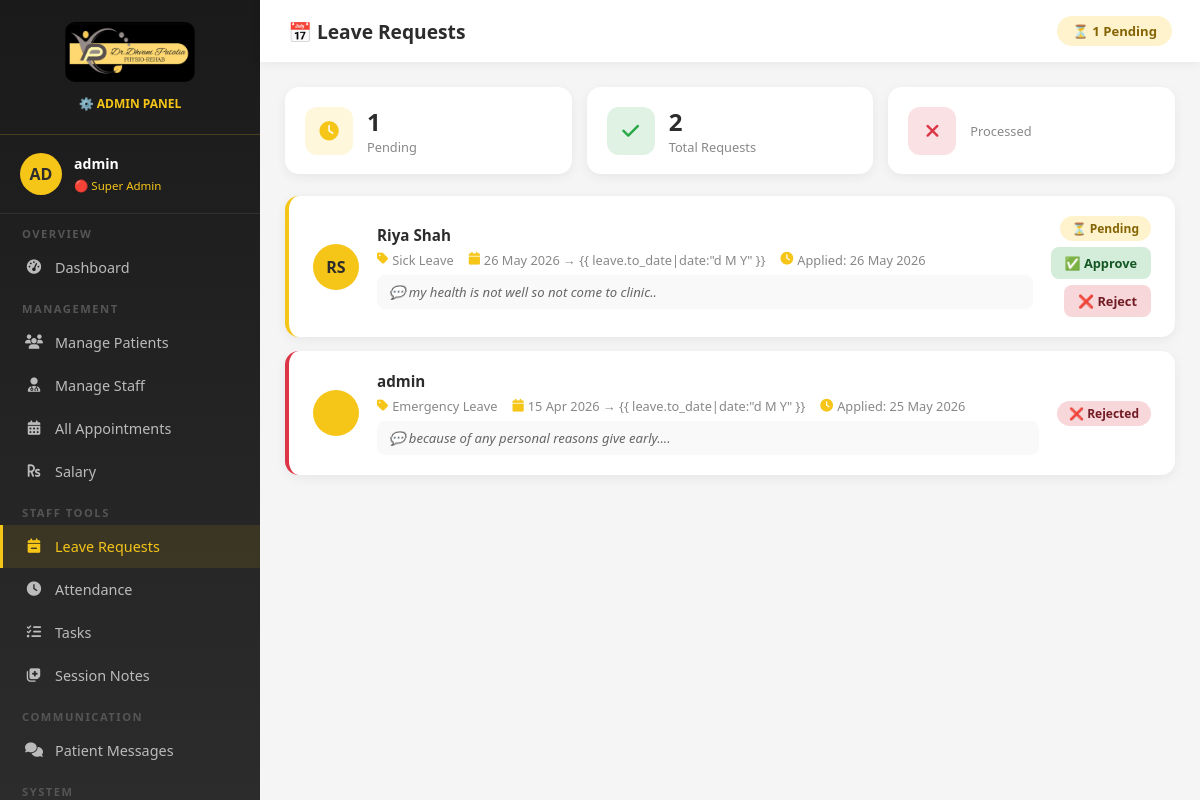
Screenshot of /admin-leaves (signed in) with the database file from the repository.
### core/models.py (models this page shows, shortened)
class LeaveApplication(models.Model):
    LEAVE_TYPES = [
        ('sick', 'Sick Leave'),
        ('casual', 'Casual Leave'),
        ('emergency', 'Emergency Leave'),
        ('other', 'Other'),
    ]
    STATUS_CHOICES = [
        ('pending', 'Pending'),
        ('approved', 'Approved'),
        ('rejected', 'Rejected'),
    ]
    staff = models.ForeignKey(User, on_delete=models.CASCADE, related_name='leaves')
    leave_type = models.CharField(max_length=20, choices=LEAVE_TYPES)
    from_date = models.DateField()
    to_date = models.DateField()
    reason = models.TextField()
    status = models.CharField(max_length=20, choices=STATUS_CHOICES, default='pending')
    admin_note = models.TextField(blank=True)
    applied_on = models.DateTimeField(auto_now_add=True)
    updated_on = models.DateTimeField(auto_now=True)
    class Meta:
        ordering = ['-applied_on']

### core/views.py (the view)
# urls.py: path('admin-leaves', views.admin_leaves, name='admin_leaves'),
@login_required(login_url='/login')
def admin_leaves(request):
    if not request.user.is_superuser:
        return redirect('/client-dashboard')
    leaves = LeaveApplication.objects.all().select_related('staff')
    pending = leaves.filter(status='pending').count()
    return render(request, 'admin_leaves.html', {
        'user': request.user,
        'leaves': leaves,
        'pending': pending,
    })

### templates/admin_leaves.html (shortened to what this page needs)
{% load static %}
<!DOCTYPE html>
<html lang="en">
<head>
    <link href="https://cdnjs.cloudflare.com/ajax/libs/font-awesome/6.4.0/css/all.min.css" rel="stylesheet">
</head>
<body>
    <aside class="sidebar">
        <div class="sidebar-logo">
            <img src="{% static 'images/Dhvani_Patalia.jpeg' %}" alt="Logo">
            <p>⚙️ ADMIN PANEL</p>
        </div>
        <div class="sidebar-user">
            <div class="user-avatar">AD</div>
            <div class="user-info">
                <h4>{{ user.username }}</h4><span>🔴 Super Admin</span>
            </div>
        </div>
        <nav>
            <div class="nav-section">Overview</div>
            <a href="/admin-dashboard" class="nav-item"><i class="fas fa-tachometer-alt"></i> Dashboard</a>
            <div class="nav-section">Management</div>
            <a href="/admin-patients" class="nav-item"><i class="fas fa-users"></i> Manage Patients</a>
            <a href="/admin-staff" class="nav-item"><i class="fas fa-user-md"></i> Manage Staff</a>
            <a href="/admin-appointments" class="nav-item"><i class="fas fa-calendar-alt"></i> All Appointments</a>
            <a href="/admin-salary" class="nav-item"><i class="fas fa-rupee-sign"></i> Salary</a>
            <div class="nav-section">Staff Tools</div>
            <a href="/admin-leaves" class="nav-item active"><i class="fas fa-calendar-minus"></i> Leave Requests</a>
            <a href="/admin-attendance" class="nav-item"><i class="fas fa-clock"></i> Attendance</a>
            <a href="/admin-tasks" class="nav-item"><i class="fas fa-tasks"></i> Tasks</a>
            <a href="/admin-session-notes" class="nav-item"><i class="fas fa-notes-medical"></i> Session Notes</a>
            <div class="nav-section">Communication</div>
            <a href="/admin-chat" class="nav-item"><i class="fas fa-comments"></i> Patient Messages</a>
            <div class="nav-section">System</div>
        </nav>
    </aside>
    <div class="main-content">
        <div class="topbar">
            <h1>📅 Leave Requests</h1>
            {% if pending > 0 %}
            <span class="pending-badge">⏳ {{ pending }} Pending</span>
            {% endif %}
        </div>
        <div class="dashboard-body">
            <div class="stat-row">
                <div class="stat-card">
                    <div class="stat-icon yellow"><i class="fas fa-clock"></i></div>
                    <div class="stat-info">
                        <h3>{{ pending }}</h3>
                        <p>Pending</p>
                    </div>
                </div>
                <div class="stat-card">
                    <div class="stat-icon green"><i class="fas fa-check"></i></div>
                    <div class="stat-info">
                        <h3>{{ leaves|length }}</h3>
                        <p>Total Requests</p>
                    </div>
                </div>
                <div class="stat-card">
                    <div class="stat-icon red"><i class="fas fa-times"></i></div>
                    <div class="stat-info">
                        <p>Processed</p>
                    </div>
                </div>
            </div>
            {% if leaves %}
            <div class="leaves-list">
                {% for leave in leaves %}
                <div class="leave-card {{ leave.status }}">
                    <div class="staff-avatar">
                        {{ leave.staff.first_name|first|upper }}{{ leave.staff.last_name|first|upper }}
                    </div>
                    <div class="leave-info">
                        <h3>{{ leave.staff.get_full_name|default:leave.staff.username }}</h3>
                        <div class="leave-meta">
                            <span><i class="fas fa-tag"></i> {{ leave.get_leave_type_display }}</span>
                            <span><i class="fas fa-calendar"></i> {{ leave.from_date|date:"d M Y" }} → {{
                                leave.to_date|date:"d M Y" }}</span>
                            <span><i class="fas fa-clock"></i> Applied: {{ leave.applied_on|date:"d M Y" }}</span>
                        </div>
                        <div class="leave-reason">💬 {{ leave.reason }}</div>
                    </div>
                    <div class="action-btns">
                        <span class="badge badge-{{ leave.status }}">
                            {% if leave.status == 'pending' %}⏳ Pending
                            {% elif leave.status == 'approved' %}✅ Approved
                            {% else %}❌ Rejected{% endif %}
                        </span>
                        {% if leave.status == 'pending' %}
                        <a href="/update-leave/{{ leave.id }}/approved" class="btn-approve">✅ Approve</a>
                        <a href="/update-leave/{{ leave.id }}/rejected" class="btn-reject">❌ Reject</a>
                        {% endif %}
                    </div>
                </div>
                {% endfor %}
            </div>
            {% else %}
            <div class="empty-state">
                <i class="fas fa-calendar-check"></i>
                <p>No leave requests yet</p>
            </div>
            {% endif %}
        </div>
    </div>
</body>
</html>

### rows the page displays
LeaveApplication: staff.first_name|first "R", staff.last_name|first "S", staff.get_full_name "Riya Shah", leave_type "Sick Leave", from_date "26 May 2026", applied_on "26 May 2026", reason "my health is not well so not come to clinic..", status "⏳ Pending"
LeaveApplication: staff.get_full_name "admin", leave_type "Emergency Leave", from_date "15 Apr 2026", applied_on "25 May 2026", reason "because of any personal reasons give early....", status "❌ Rejected"

### other values shown
{{ user.username }} "admin"
{{ pending }} "1"
{{ leaves|length }} "2"
